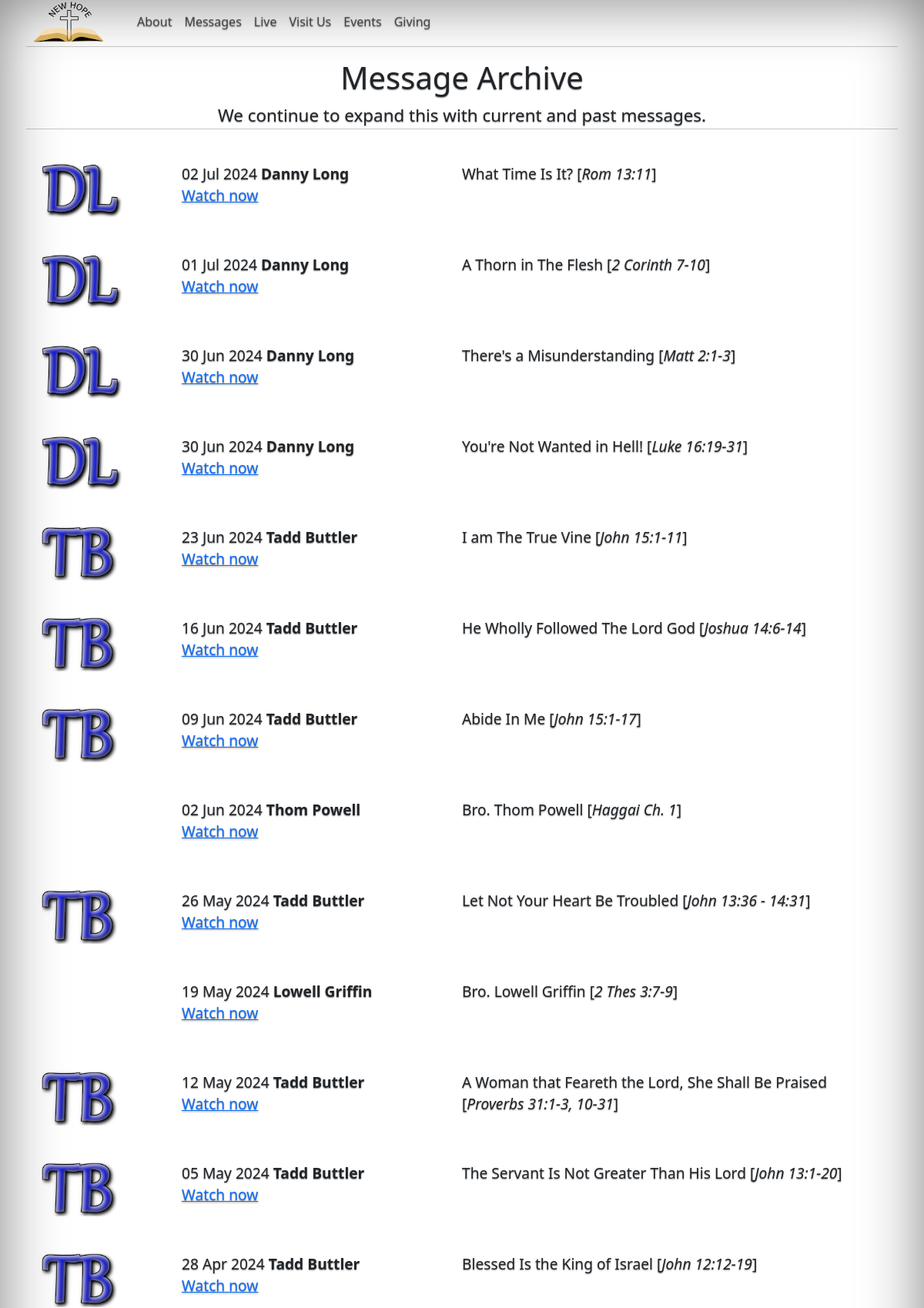
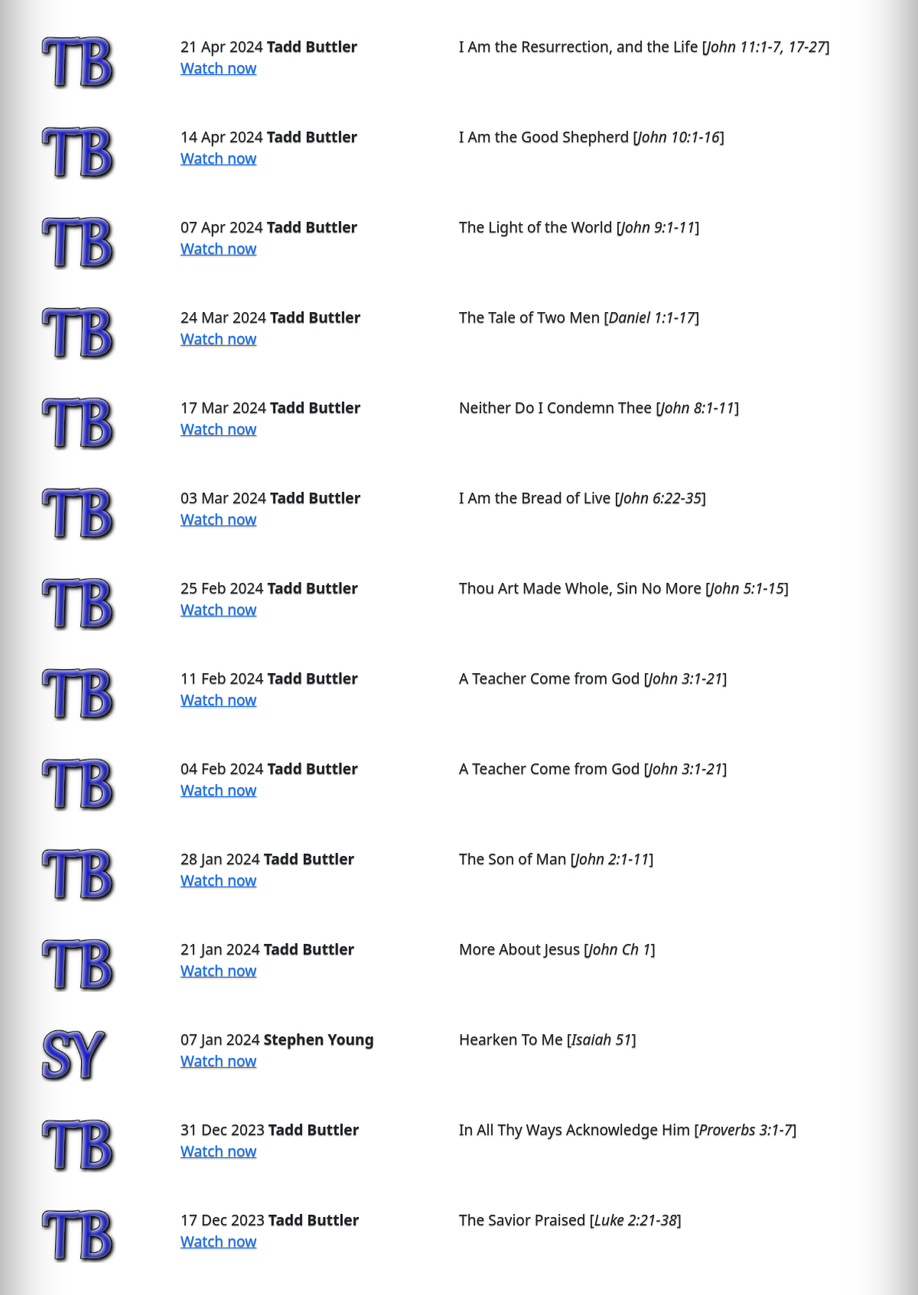
Screenshot of /message-archive (upper part) with the database file from the repository (2 pictures, top to bottom).
### app/models.py (models this page shows, shortened)
class VideoMessage(db.Model):
    id = db.Column(db.Integer, primary_key=True)
    title = db.Column(db.String(128))
    description = db.Column(db.String(256))
    timestamp = db.Column(db.DateTime, index=True, default=datetime.utcnow)
    youtube_id = db.Column(db.String(256), unique=True)
    speaker_id = db.Column(db.Integer, db.ForeignKey('speaker.id'))
    is_published = db.Column(db.Boolean)

### app/routes.py (the view)
@app.route('/message-archive', methods=['GET'])
def message_archive():
    app.logger.info('message_archive.html')
    pageModel.messages = GetMessages()
    return render_template('message_archive.html', model = pageModel)

### app/routes.py (called while the page is built)
def MapMessage(sequence: int, message: VideoMessage, image: Image) -> Message:
    result = Message(message.id)
    result.title = message.title
    result.timestamp = message.timestamp
    result.description = message.description
    result.youtube_id = message.youtube_id
    result.speaker_id = message.speaker_id
    result.speaker = f'{message.speaker.first_name} {message.speaker.last_name}'
    result.speaker_is_guest = message.speaker.is_guest
    result.speaker_icon_file_name = message.speaker.icon_file_name
    result.is_published = message.is_published
    result.sequence = sequence
    if bool(image):
        result.image_file = image.filename
        result.image_description = image.description
    return result

def GetMessages(count: int = 0, includeImages: bool = False):
    messages = []
    imageList = []
    if bool(count):
        messageList = VideoMessage.query.order_by(VideoMessage.timestamp.desc()).limit(count).all()
    else:
        messageList = VideoMessage.query.order_by(VideoMessage.timestamp.desc()).all()
    if includeImages:
        imageList = GetImages()
    index = 0
    numOfImages = len(imageList)
    app.logger.info(f'{len(messageList)} video message were retrieved to display.')
    for message in messageList:
        messages.append(MapMessage(
            index,
            message,
            None if index >= numOfImages else imageList[index])) # Add a default image?
        index = index + 1
    return messages

### app/templates/message_archive.html (shortened to what this page needs)
{% extends "base.html" %}
{% block content %}
<div class="row p-1">
    <hr>
    <div class="col-12" style="text-align: center;">
        <h1>Message Archive</h1>
        <span style="font-size: 1.4em">We continue to expand this with current and past messages.</span>
    </div>
    <hr>
</div>
{% for message in model.messages %}
<div class="row p-4 rounded" style="font-size:1.2em;">
    <div class="p-0 col-xl-2 col-md-2 col-sm-3 col-4">
        <div class="{{ message.speaker_icon_file_name }}" style="min-height:70px;"></div>
    </div>
    <div class="p-0 col-xl-4 col-md-5 col-sm-9 col-8">
        {{ message.timestamp.strftime('%d %b %Y') }} <b>{{ message.speaker }}</b><br> <a class="nh-watch-btn" data-url="https://www.youtube.com/embed/{{ message.youtube_id }}" href="#">Watch now</a>
    </div>
    <div class="p-0 col-xl-6 col-md-5 col-sm-12">
        {{message.title}} [<em style="font-weight:300;">{{ message.description }}</em>]
    </div>
</div>
{% endfor %}
{% endblock %}

### rows the page displays
VideoMessage: timestamp "02 Jul 2024", title "What Time Is It?", description "Rom 13:11"
VideoMessage: timestamp "01 Jul 2024", title "A Thorn in The Flesh", description "2 Corinth 7-10"
VideoMessage: timestamp "30 Jun 2024", title "There's a Misunderstanding", description "Matt 2:1-3"
VideoMessage: timestamp "30 Jun 2024", title "You're Not Wanted in Hell!", description "Luke 16:19-31"
VideoMessage: timestamp "23 Jun 2024", title "I am The True Vine", description "John 15:1-11"
VideoMessage: timestamp "16 Jun 2024", title "He Wholly Followed The Lord God", description "Joshua 14:6-14"
VideoMessage: timestamp "09 Jun 2024", title "Abide In Me", description "John 15:1-17"
VideoMessage: timestamp "02 Jun 2024", speaker "Thom Powell", title "Bro. Thom Powell", description "Haggai Ch. 1"
VideoMessage: timestamp "26 May 2024", title "Let Not Your Heart Be Troubled", description "John 13:36 - 14:31"
VideoMessage: timestamp "19 May 2024", speaker "Lowell Griffin", title "Bro. Lowell Griffin", description "2 Thes 3:7-9"
VideoMessage: timestamp "12 May 2024", title "A Woman that Feareth the Lord, She Shall Be Praised", description "Proverbs 31:1-3, 10-31"
VideoMessage: timestamp "05 May 2024", title "The Servant Is Not Greater Than His Lord", description "John 13:1-20"
VideoMessage: timestamp "28 Apr 2024", title "Blessed Is the King of Israel", description "John 12:12-19"
VideoMessage: timestamp "21 Apr 2024", title "I Am the Resurrection, and the Life", description "John 11:1-7, 17-27"
VideoMessage: timestamp "14 Apr 2024", title "I Am the Good Shepherd", description "John 10:1-16"
VideoMessage: timestamp "07 Apr 2024", title "The Light of the World", description "John 9:1-11"
VideoMessage: timestamp "24 Mar 2024", title "The Tale of Two Men", description "Daniel 1:1-17"
VideoMessage: timestamp "17 Mar 2024", title "Neither Do I Condemn Thee", description "John 8:1-11"
VideoMessage: timestamp "03 Mar 2024", title "I Am the Bread of Live", description "John 6:22-35"
VideoMessage: timestamp "25 Feb 2024", title "Thou Art Made Whole, Sin No More", description "John 5:1-15"
VideoMessage: timestamp "11 Feb 2024", title "A Teacher Come from God", description "John 3:1-21"
VideoMessage: timestamp "04 Feb 2024", title "A Teacher Come from God", description "John 3:1-21"
VideoMessage: timestamp "28 Jan 2024", title "The Son of Man", description "John 2:1-11"
VideoMessage: timestamp "21 Jan 2024", title "More About Jesus", description "John Ch 1"
VideoMessage: timestamp "07 Jan 2024", title "Hearken To Me", description "Isaiah 51"
VideoMessage: timestamp "31 Dec 2023", title "In All Thy Ways Acknowledge Him", description "Proverbs 3:1-7"
VideoMessage: timestamp "17 Dec 2023", title "The Savior Praised", description "Luke 2:21-38"

### other values shown
{{ message.speaker }} "Danny Long" "Danny Long" "Danny Long" "Danny Long" "Tadd Buttler" "Tadd Buttler" "Tadd Buttler" "Tadd Buttler" "Tadd Buttler" "Tadd Buttler" "Tadd Buttler" "Tadd Buttler" "Tadd Buttler" "Tadd Buttler" "Tadd Buttler" "Tadd Buttler" "Tadd Buttler" "Tadd Buttler" "Tadd Buttler" "Tadd Buttler" "Tadd Buttler" "Tadd Buttler" "Stephen Young" "Tadd Buttler" "Tadd Buttler"
